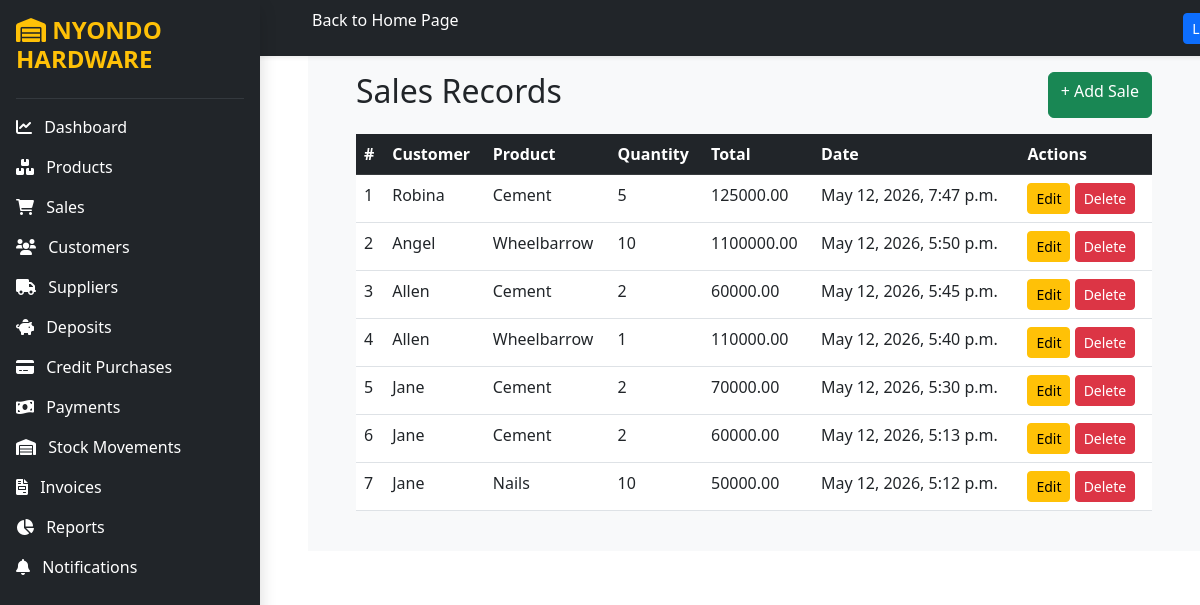
/sales/, run on an earlier commit of the app's database.
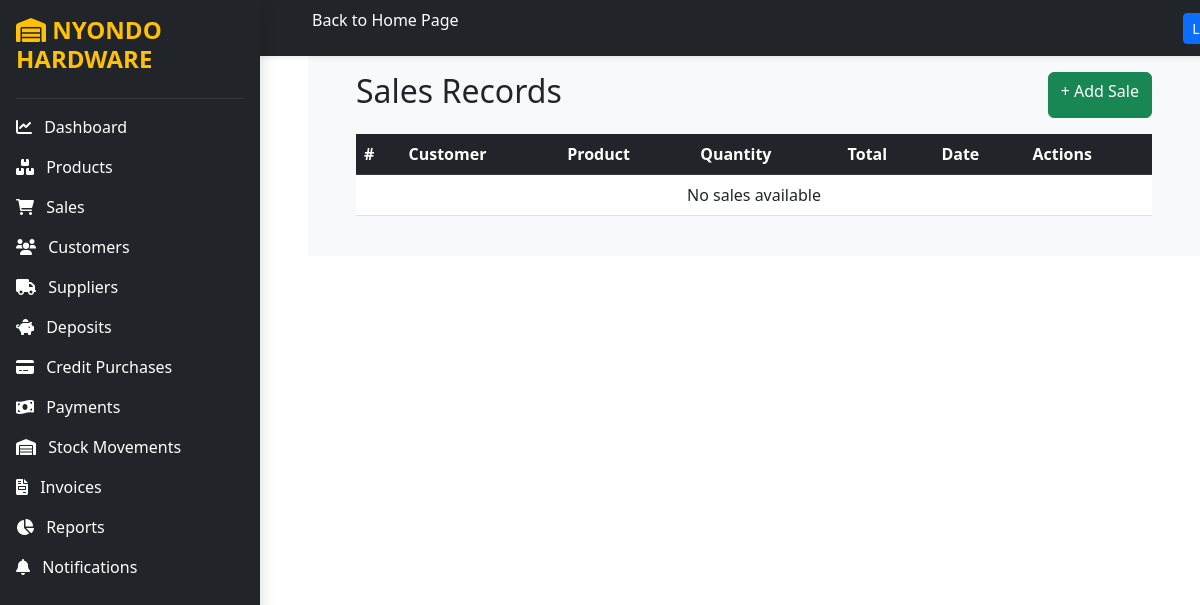
And on a later commit of the database.
### core/models.py (models this page shows, shortened)
class Sale(models.Model):
    CUSTOMER_TYPES = (
        ('Retail', 'Retail'),
        ('Wholesale', 'Wholesale'),
    )
    date = models.DateTimeField(auto_now_add=True)
    sales_representative = models.CharField( max_length=200,validators=[MinLengthValidator(3)])
    customer_name = models.CharField(max_length=200,validators=[MinLengthValidator(3)])
    address = models.CharField(max_length=200,validators=[MinLengthValidator(3)])
    phone_number = models.CharField(max_length=20,validators=[phone_validator])
    customer_type = models.CharField(max_length=20,choices=CUSTOMER_TYPES)
    product_name = models.ForeignKey(Product,on_delete=models.CASCADE)
    quantity = models.IntegerField(validators=[MinValueValidator(1)])
    selling_price = models.DecimalField(max_digits=10,decimal_places=2,validators=[MinValueValidator(0)])
    total_amount = models.DecimalField(max_digits=10,decimal_places=2,validators=[MinValueValidator(0)])
    transport_fee = models.DecimalField(max_digits=10,decimal_places=2,validators=[MinValueValidator(0)])

class Product(models.Model):
    name = models.CharField(max_length=100,validators=[MinLengthValidator(2)])
    category = models.CharField(max_length=100,validators=[MinLengthValidator(2)])
    unit_cost = models.DecimalField(max_digits=10,decimal_places=2,validators=[MinValueValidator(0)])
    selling_price = models.DecimalField(max_digits=10,decimal_places=2,validators=[MinValueValidator(0)])
    stock_quantity = models.IntegerField(validators=[MinValueValidator(0)])
    def __str__(self):
        return self.name

### core/views.py (the view)
# urls.py: path('sales/',views.sales,name='sales'),
def sales(request):
    sales = Sale.objects.all().order_by('-date')
    context = {'sales': sales}
    return render( request,'sales.html',context)

### core/templates/sales.html
{% extends 'base.html' %}
{% block content %}
<div class="container mt-5">
    <div class="container mt-5">
        <div class="d-flex justify-content-between mb-3">
            <h2>Sales Records</h2>
            <a href="{% url 'add_sales' %}" class="btn btn-success">+ Add Sale</a>
        </div>
        <div class="card-body table-responsive">
            <table class="table table-hover">
                <thead class="table-dark">
                    <tr>
                        <th>#</th>
                        <th>Customer</th>
                        <th>Product</th>
                        <th>Quantity</th>
                        <th>Total</th>
                        <th>Date</th>
                        <th>Actions</th>
                    </tr>
                </thead>
                <tbody>
                    {% for sale in sales %}
                    <tr>
                        <td>{{ forloop.counter }}</td>
                        <td>{{ sale.customer_name }}</td>
                        <td>{{ sale.product_name }}</td>
                        <td>{{ sale.quantity }}</td>
                        <td>{{ sale.total_amount }}</td>
                        <td>{{ sale.date }}</td>
                        <td>
                            <a href="{% url 'edit_sale' sale.id %}" class="btn btn-warning btn-sm"> Edit</a>
                            <a href="{% url 'delete_sale' sale.id %}" class="btn btn-danger btn-sm"
                                onclick="return confirm('Delete this sale?')"> Delete</a>
                        </td>
                    </tr>
                    {% empty %}
                    <tr>
                        <td colspan="7" class="text-center">
                            No sales available
                        </td>
                    </tr>
                    {% endfor %}
                </tbody>
            </table>
        </div>
    </div>
</div>
{% endblock %}

What changed in the data, as far as the page shows it:
removed Sale: customer_name "Robina", product_name "Cement", quantity "5", total_amount "125000.00", date "May 12, 2026, 7:47 p.m."
removed Sale: customer_name "Angel", product_name "Wheelbarrow", quantity "10", total_amount "1100000.00", date "May 12, 2026, 5:50 p.m."
removed Sale: customer_name "Allen", product_name "Cement", quantity "2", total_amount "60000.00", date "May 12, 2026, 5:45 p.m."
removed Sale: customer_name "Allen", product_name "Wheelbarrow", quantity "1", total_amount "110000.00", date "May 12, 2026, 5:40 p.m."
removed Sale: customer_name "Jane", product_name "Cement", quantity "2", total_amount "70000.00", date "May 12, 2026, 5:30 p.m."
removed Sale: customer_name "Jane", product_name "Cement", quantity "2", total_amount "60000.00", date "May 12, 2026, 5:13 p.m."
removed Sale: customer_name "Jane", product_name "Nails", quantity "10", total_amount "50000.00", date "May 12, 2026, 5:12 p.m."
Also different on the page:
text now shown: "No sales available"
